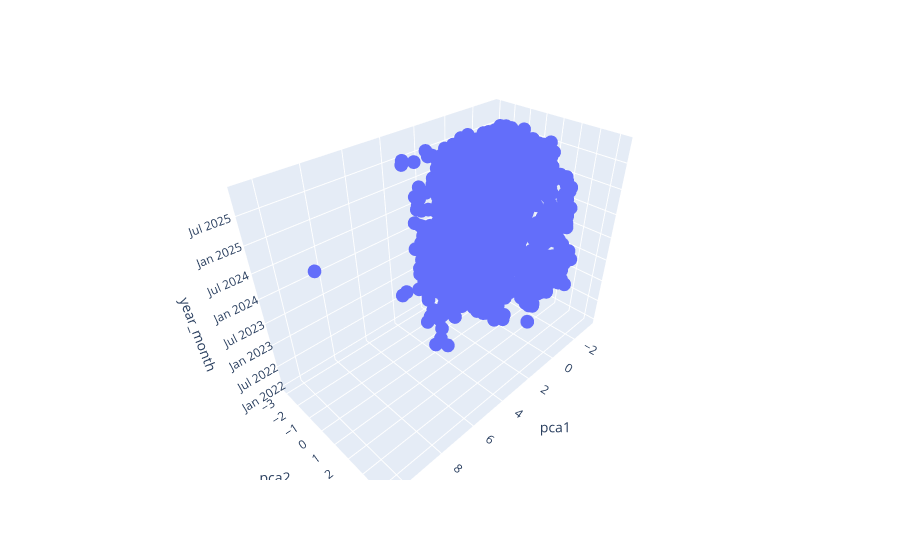

Notebook cell for this chart:
### Code cell
# тяжело читать график
pe.scatter_3d(data_frame=monthly_div_vectors, x='pca1', y='pca2', z='year_month')

### Figure 1 — Plotly figure (JSON) as saved in the notebook; plotly's stock layout.template omitted (floating-point values rounded to 4 significant figures; data arrays with more than 128 entries replaced by an {"elided": "..."} marker saying what was removed)
{"data": [{"hovertemplate": "pca1=%{x}<br>pca2=%{y}<br>year_month=%{z}<extra></extra>", "legendgroup": "", "marker": {"color": "#636efa", "symbol": "circle"}, "mode": "markers", "name": "", "scene": "scene", "showlegend": false, "type": "scatter3d", "x": {"elided": "1658 float values"}, "y": {"elided": "1658 float values"}, "z": {"elided": "1658 str values"}}], "layout": {"legend": {"tracegroupgap": 0}, "margin": {"t": 60}, "scene": {"domain": {"x": [0, 1], "y": [0, 1]}, "xaxis": {"title": {"text": "pca1"}}, "yaxis": {"title": {"text": "pca2"}}, "zaxis": {"title": {"text": "year_month"}}}}}
